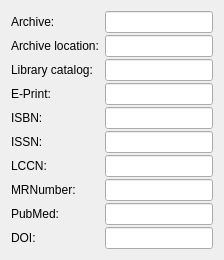
     <widget class="QWidget" name="tab_3">
      <attribute name="title">
       <string>Identification</string>
      </attribute>
      <layout class="QFormLayout" name="formLayout_2">
       <property name="fieldGrowthPolicy">
        <enum>QFormLayout::ExpandingFieldsGrow</enum>
       </property>
       <property name="verticalSpacing">
        <number>2</number>
       </property>
       <item row="3" column="0">
        <widget class="QLabel" name="label_13">
         <property name="text">
          <string>E-Print:</string>
         </property>
         <property name="buddy">
          <cstring>editEprint</cstring>
         </property>
        </widget>
       </item>
       <item row="3" column="1">
        <widget class="StringEdit" name="editEprint"/>
       </item>
       <item row="6" column="0">
        <widget class="QLabel" name="label_19">
         <property name="text">
          <string>ISBN:</string>
         </property>
         <property name="buddy">
          <cstring>editISBN</cstring>
         </property>
        </widget>
       </item>
       <item row="6" column="1">
        <widget class="StringEdit" name="editISBN"/>
       </item>
       <item row="8" column="0">
        <widget class="QLabel" name="label_20">
         <property name="text">
          <string>ISSN:</string>
         </property>
         <property name="buddy">
          <cstring>editISSN</cstring>
         </property>
        </widget>
       </item>
       <item row="8" column="1">
        <widget class="IssnEdit" name="editISSN"/>
       </item>
       <item row="10" column="0">
        <widget class="QLabel" name="label_21">
         <property name="text">
          <string>LCCN:</string>
         </property>
         <property name="buddy">
          <cstring>editLCCN</cstring>
         </property>
        </widget>
       </item>
       <item row="10" column="1">
        <widget class="StringEdit" name="editLCCN"/>
       </item>
       <item row="12" column="0">
        <widget class="QLabel" name="label_22">
         <property name="text">
          <string>MRNumber:</string>
         </property>
         <property name="buddy">
          <cstring>editMRNumber</cstring>
         </property>
        </widget>
       </item>
       <item row="12" column="1">
        <widget class="StringEdit" name="editMRNumber"/>
       </item>
       <item row="14" column="0">
        <widget class="QLabel" name="label_23">
         <property name="text">
          <string>DOI:</string>
         </property>
         <property name="buddy">
          <cstring>editDOI</cstring>
         </property>
        </widget>
       </item>
       <item row="14" column="1">
        <widget class="StringEdit" name="editDOI"/>
       </item>
       <item row="13" column="0">
        <widget class="QLabel" name="label_32">
         <property name="text">
          <string>PubMed:</string>
         </property>
         <property name="buddy">
          <cstring>editPubMed</cstring>
         </property>
        </widget>
       </item>
       <item row="13" column="1">
        <widget class="StringEdit" name="editPubMed"/>
       </item>
       <item row="0" column="1">
        <widget class="StringEdit" name="editArchive"/>
       </item>
       <item row="2" column="1">
        <widget class="StringEdit" name="editLibCatalog"/>
       </item>
       <item row="1" column="1">
        <widget class="StringEdit" name="editArchiveLocation"/>
       </item>
       <item row="0" column="0">
        <widget class="QLabel" name="label_8">
         <property name="text">
          <string>Archive:</string>
         </property>
        </widget>
       </item>
       <item row="1" column="0">
        <widget class="QLabel" name="label_9">
         <property name="text">
          <string>Archive location:</string>
         </property>
         <property name="wordWrap">
          <bool>false</bool>
         </property>
        </widget>
       </item>
       <item row="2" column="0">
        <widget class="QLabel" name="label_10">
         <property name="text">
          <string>Library catalog:</string>
         </property>
        </widget>
       </item>
      </layout>
     </widget>
